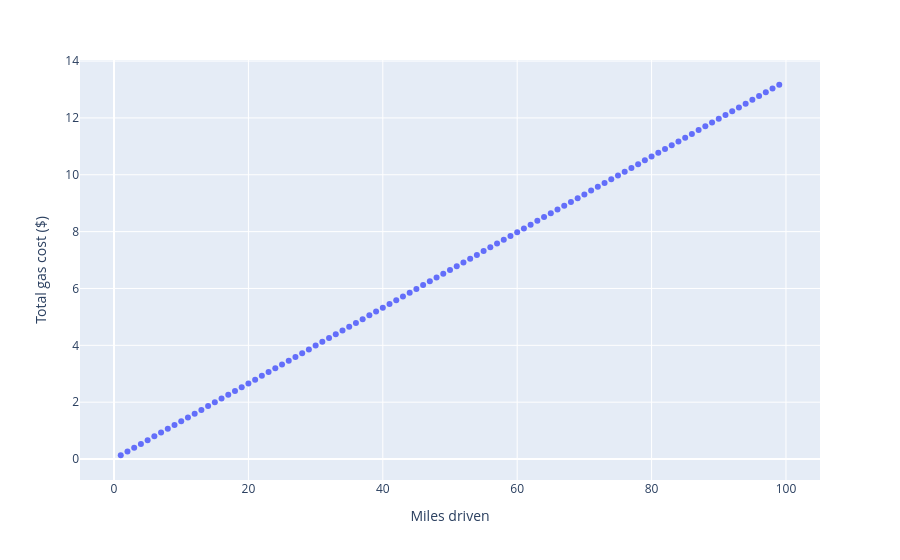

Notebook code for this chart:
### Markdown cell above
### **Slope and Gas Cost per Mile**

The slope $m$ represents the cost incurred for every additional mile driven.

It is derived as follows:
$$\text{Cost} = \text{Gallons Used} \times \text{Price per Gallon}$$

Since $\text{Gallons Used} = \frac{\text{Miles Driven}}{\text{MPG}}$, we can substitute:

$$\text{Cost} = \frac{\text{Miles Driven}}{\text{MPG}} \times \text{Price per Gallon}$$

Rearranging to match the linear equation $y = mx$:

$$y = \left( \frac{\text{Price per Gallon}}{\text{MPG}} \right) x$$

So, the slope $m$ is:

$$m = \frac{4}{30} \approx 0.133 \text{ dollars per mile}$$

### Code cell
fig = px.scatter(
    df,
    x = "Miles driven",
    y = "Total gas cost ($)",
    labels = {"Miles driven":"Miles driven","Total gas cost ($)":"Total gas cost ($)"}
)
fig.show()

### Figure 1 — Plotly figure (JSON) as saved in the notebook; plotly's stock layout.template omitted (floating-point values rounded to 4 significant figures)
{"data": [{"hovertemplate": "Miles driven=%{x}<br>Total gas cost ($)=%{y}<extra></extra>", "legendgroup": "", "marker": {"color": "#636efa", "symbol": "circle"}, "mode": "markers", "name": "", "orientation": "v", "showlegend": false, "type": "scatter", "x": [1, 2, 3, 4, 5, 6, 7, 8, 9, 10, 11, 12, 13, 14, 15, 16, 17, 18, 19, 20, 21, 22, 23, 24, 25, 26, 27, 28, 29, 30, 31, 32, 33, 34, 35, 36, 37, 38, 39, 40, 41, 42, 43, 44, 45, 46, 47, 48, 49, 50, 51, 52, 53, 54, 55, 56, 57, 58, 59, 60, 61, 62, 63, 64, 65, 66, 67, 68, 69, 70, 71, 72, 73, 74, 75, 76, 77, 78, 79, 80, 81, 82, 83, 84, 85, 86, 87, 88, 89, 90, 91, 92, 93, 94, 95, 96, 97, 98, 99], "xaxis": "x", "y": [0.133, 0.266, 0.399, 0.532, 0.665, 0.798, 0.931, 1.064, 1.197, 1.33, 1.463, 1.596, 1.729, 1.862, 1.995, 2.128, 2.261, 2.394, 2.527, 2.66, 2.793, 2.926, 3.059, 3.192, 3.325, 3.458, 3.591, 3.724, 3.857, 3.99, 4.123, 4.256, 4.389, 4.522, 4.655, 4.788, 4.921, 5.054, 5.187, 5.32, 5.453, 5.586, 5.719, 5.852, 5.985, 6.118, 6.251, 6.384, 6.517, 6.65, 6.783, 6.916, 7.049, 7.182, 7.315, 7.448, 7.581, 7.714, 7.847, 7.98, 8.113, 8.246, 8.379, 8.512, 8.645, 8.778, 8.911, 9.044, 9.177, 9.31, 9.443, 9.576, 9.709, 9.842, 9.975, 10.11, 10.24, 10.37, 10.51, 10.64, 10.77, 10.91, 11.04, 11.17, 11.3, 11.44, 11.57, 11.7, 11.84, 11.97, 12.1, 12.24, 12.37, 12.5, 12.64, 12.77, 12.9, 13.03, 13.17], "yaxis": "y"}], "layout": {"legend": {"tracegroupgap": 0}, "margin": {"t": 60}, "xaxis": {"anchor": "y", "domain": [0, 1], "title": {"text": "Miles driven"}}, "yaxis": {"anchor": "x", "domain": [0, 1], "title": {"text": "Total gas cost ($)"}}}}
